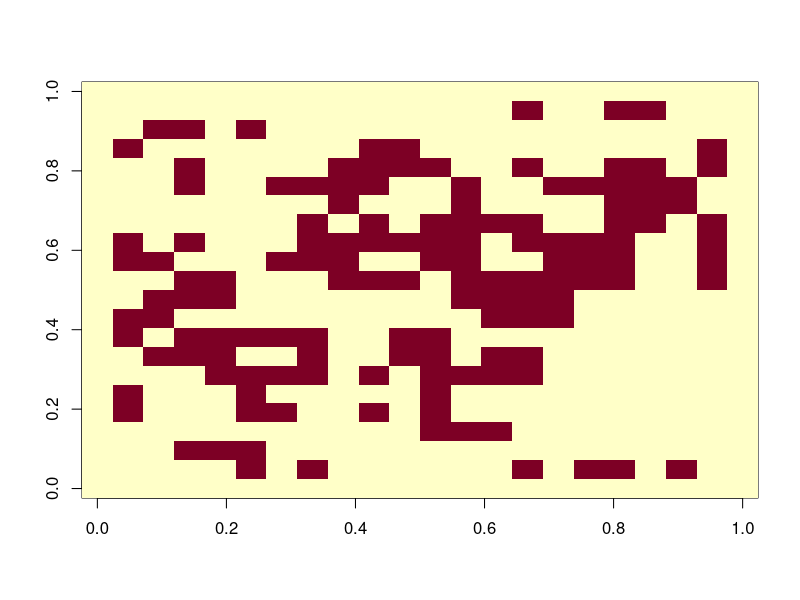

The R source for this figure:
# Interesujące nas parametry: S, N i H
S <- function(X){
  return(sum(X))
}

N <- function(X){
  N <- 0
  for (i in 2:dim(X)[1]-1) {
    for(j in 2:dim(X)[2]-1){
      N <- N + X[i, j] * X[i+1, j] + X[i, j] * X[i, j+1]
    }
  }
  return(N)
}

H <- function(X, alpha0, alpha1){
  return( alpha0 * S(X) + alpha1 * N(X) )
}

# Funkcje losujące krok i trajektorię
step <- function(X, d, alpha0, alpha1, beta){
  # Zakładam tu że X ma dodane odpowiednie zerowe wiersze i kolumny
  for (i in 2:(d+1)) {
    for(j in 2:(d+1)){
      # Prawdopodobieństwo, że X[i, j] to 1
      prob_1 <- exp(-beta*alpha0 - beta*alpha1*
                      (X[i-1, j] + X[i, j-1] + X[i+1, j] + X[i, j+1]))
      # losowanie
      X[i, j] <- sample(x = c(0, 1), size = 1, replace = TRUE, 
                        prob = c(1, prob_1))
    }
  }
  return(X)
}

pg <- function(n, d, alpha0, alpha1, beta){
  X <- matrix(rep(0, (d+2)^2), nrow = d+2, ncol = d+2)
  S <- numeric(n - 10^3)
  N <- numeric(n - 10^3)
  H <- numeric(n - 10^3)
  for(i in 1:n){
    X <- step(X, d, alpha0, alpha1, beta)
    if(i > 10^3){
      S[i - 10^3] <- S(X)
      N[i - 10^3] <- N(X)
      H[i - 10^3] <- H(X, alpha0, alpha1)
    }
  }
  image(X)
  return(list("E_S" = sum(S)/(n - 10^3), "E_N" = sum(N)/(n - 10^3), "H" = H))
}

# Uruchomienie próbnika
res <- pg(10^4, 20, 4, -2, 0.5)

# Wypisanie E_s i E_N
print(res[["E_S"]])
print(res[["E_N"]])

# Histogram H
#hist(res[["H"]], main = "Symulacja rozkładu Boltzmanna", xlab = "x")
